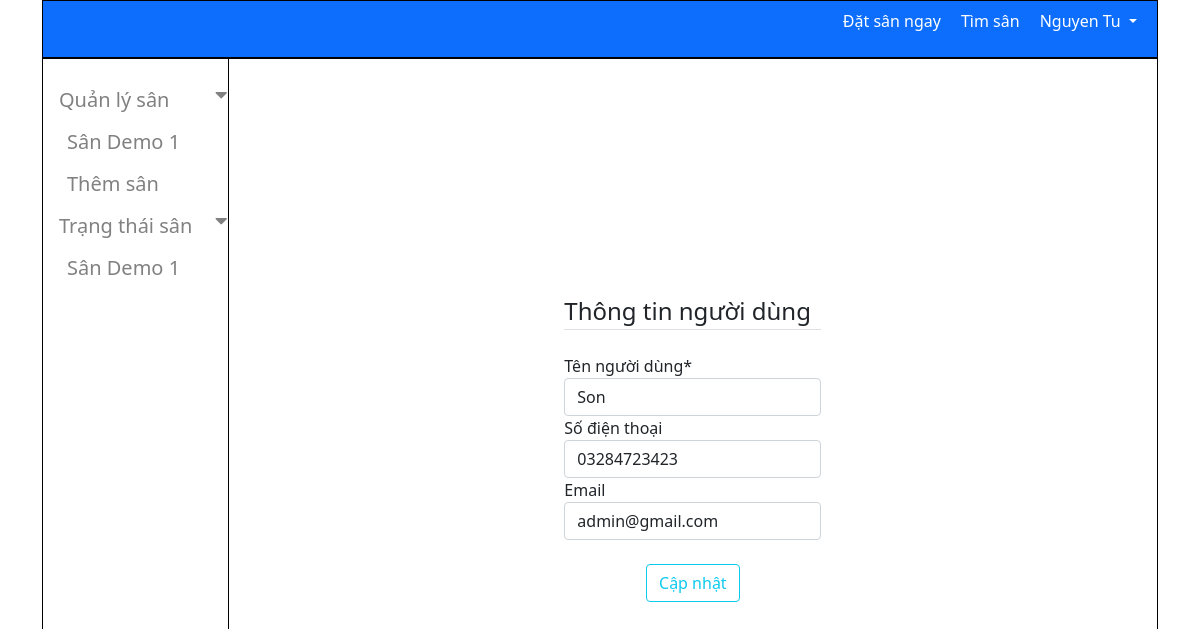
The app's page /trang-ca-nhan/11 (signed in) with its own data.
### book_stadium/models.py (models this page shows, shortened)
class User(AbstractUser):
    username = models.CharField(max_length=100, default='')
    name = models.CharField(max_length=100, blank=True)
    phone_number = models.CharField(max_length=12, unique=True, blank=True)
    role = models.CharField(max_length=20, choices=Roles.choices, default='player')
    email = models.EmailField(_('email address'), blank=True)
    USERNAME_FIELD = 'id'
    REQUIRED_FIELDS = []
    objects = CustomUserManager()

class Stadium(models.Model):
    name = models.CharField(max_length=100)
    address = models.CharField(max_length=100, blank=True)
    owner = models.ForeignKey(User, null=True, on_delete=models.SET_NULL)
    field_count = models.PositiveSmallIntegerField()
    image = models.ImageField(upload_to="book_stadium", default=None, null=True, blank=True)
    time_frames = models.ManyToManyField(
        'TimeFrame', through='StadiumTimeFrame')

### book_stadium/views.py (the view, shortened to what this page needs)
# urls.py: path('trang-ca-nhan/<int:id>', views.UserProfile.as_view(), name='user_profile'),
class UserProfile(View):
    form_class = UserProfileForm
    def get(self, request, id):
        user = User.objects.get(id=id)
        fields_by_owner = Stadium.objects.filter(owner=request.user)
        form = self.form_class(instance=user)
        context = {
            'form': form,
            'fields':fields_by_owner,
        }
        return render(request, 'book_stadium/userProfile.html', context)

### book_stadium/forms.py
class UserProfileForm(forms.ModelForm):
    class Meta:
        model = User
        fields = ['username', 'phone_number', 'email']
        labels = {
            'username': 'Tên người dùng',
            'phone_number': 'Số điện thoại',
            'email': 'Email'
        }

### book_stadium/myBackend.py (called while the page is built)
    def get_user(self, user_id):
        try:
            return User.objects.get(pk=user_id)
        except User.DoesNotExist:
            return None

### book_stadium/templates/book_stadium/userProfile.html (shortened to what this page needs)
{% extends 'book_stadium/base.html' %}
{% load crispy_forms_tags %}
{% load static %}
{% block content %}
<link rel="stylesheet" href="{% static 'css/userProfile.css' %}">
<div class="content-section">
    <form method="POST" enctype="multipart/form-data">
        <legend class="border-bottom mb-4">Thông tin người dùng</legend>
        {{ form|crispy }}
        <div class="form-group mt-4 mb-4">
            <button class="btn btn-outline-info" type="submit">Cập nhật</button>
        </div>
    </form>
</div>
{% endblock %}

### book_stadium/templates/book_stadium/base.html (shortened to what this page needs)
{% load static %}
{% load crispy_forms_tags %}
<!DOCTYPE html>
<html lang="en">
<head>
  <link href="https://cdnjs.cloudflare.com/ajax/libs/font-awesome/5.15.1/css/all.min.css" rel="stylesheet" />
  <link href="https://cdn.jsdelivr.net/npm/bootstrap@5.0.0-beta2/dist/css/bootstrap.min.css" rel="stylesheet"
>
  <link rel="stylesheet" href="https://stackpath.bootstrapcdn.com/font-awesome/4.7.0/css/font-awesome.min.css">
  <link rel="stylesheet" href="{% static 'css/base.css' %}">
</head>
<body>
  <div class="container">
    <header>
      <nav class="navbar">
        <ul>
          <li><a href="#">Đặt sân ngay</a></li>
          <li><a href="#">Tìm sân</a></li>
          {% if user.is_authenticated %}
          <li>
            <a class="dropdown-toggle" data-toggle="dropdown" aria-haspopup="true" aria-expanded="false">
              {{user.username}}
            </a>
          </li>
          {% else %}
          <li><button type="button" class="btn btn-primary" onclick="turnOnModalLogin()">Đăng nhập</button></li>
          {% endif %}
        </ul>
      </nav>
    </header>
    <section>
      {% if user.role == "owner" %}
      <div class="col-2 sidebar">
        <div class="sidenav">
          <button class="dropdown-btn slideIn">
            Quản lý sân
            <i class="fa fa-caret-down"></i>
          </button>
          <div class="dropdown-container" style="display: block;">
            {% for field in fields %}
            <a class="field-name" href="{% url 'stadium_detail' field.id %}">{{field.name}}</a>
            {% endfor %}
            <a class="field-name" href="{% url 'create_stadium' %}">Thêm sân</a>
          </div>
          <button class="dropdown-btn slideIn">
            Trạng thái sân
            <i class="fa fa-caret-down"></i>
          </button>
          <div class="dropdown-container" style="display: block;">
            {% for field in fields %}
            <a class="field-name" href="#">{{field.name}}</a>
            {% endfor %}
          </div>
        </div>
      </div>
      {% endif %}
      <div class="col">
        {%block content%}
        {% endblock %}
      </div>
    </section>
  </div>
</body>
</html>

### static/css/base.css (style rules this page uses)
body { width: 100%; }
.navbar { border: 1px solid black; background-color: #0d6efd; }
.navbar ul { display: flex; align-items: center; }
.navbar ul li { list-style: none; }
.navbar a { text-decoration: none; color: white; margin-right: 20px; }
a { text-decoration: none; }
form { display: flex; flex-direction: column; align-items: center; }
section { display: flex; border: 1px solid black; height: auto; }
.sidebar { border-right: 1px solid black; }
.sidenav { height: 100vh; width: 200px; z-index: 1; top: 0; left: 0; overflow-x: hidden; padding-top: 20px; }
.sidenav a, .dropdown-btn { padding: 6px 8px 6px 16px; text-decoration: none; font-size: 20px; color: #818181; display: block; border: none; background: none; width:100%; text-align: left; cursor: pointer; outline: none; }
.dropdown-container { padding-left: 8px; }
.fa-caret-down { float: right; padding-right: 8px; }
.col { display: flex; }

### static/css/userProfile.css (style rules this page uses)
.col { display: flex; flex-direction: column; align-items: center; justify-content: center; }

### records on screen
User: username "Nguyen Tu"
Stadium: name "Sân Demo 1"
User: username "Son", phone_number "03284723423", email "admin@gmail.com"
